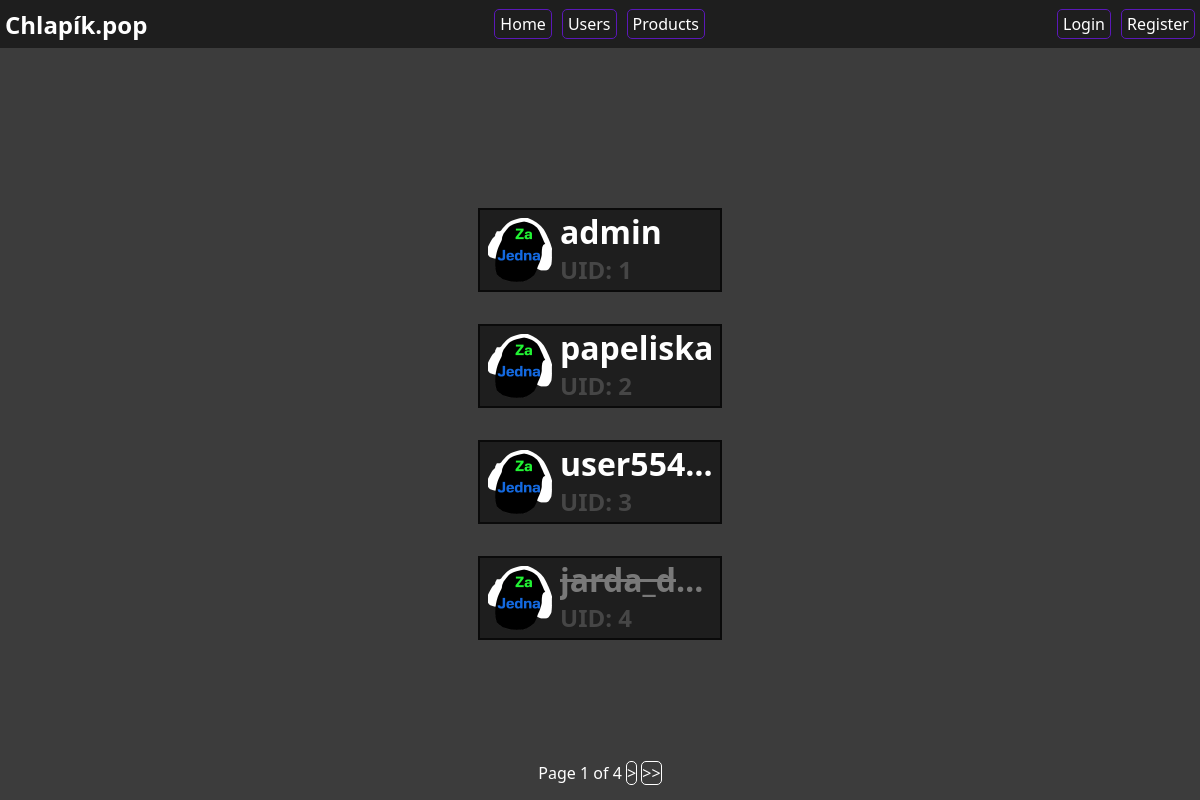
/users/, run on the app's committed database.
### user/models.py (models this page shows, shortened)
class ForumUser(AbstractBaseUser, PermissionsMixin):
    username = models.CharField(max_length=32, unique=True)
    email = models.EmailField(default="default@ema.il")
    hasVerifiedEmail = models.BooleanField(default=False)
    date_joined = models.DateTimeField(default=timezone.now)
    invite_created_by_user = models.ForeignKey(ForumInvite, on_delete=models.SET_NULL, default=None, null=True)
    invited_by = models.IntegerField(default=0)
    created_invites = models.IntegerField(default=0)
    used_invites = models.IntegerField(default=0)
    is_active = models.BooleanField(default=True)
    is_staff = models.BooleanField(default=False)
    is_superuser = models.BooleanField(default=False)
    is_banned = models.BooleanField(default=False)
    banned_until = models.DateTimeField(default=timezone.now)
    ban_message = models.CharField(max_length=500, default="")
    USERNAME_FIELD = "username"
    REQUIRED_FIELDS = ["email"]
    objects = ForumUserManager()

### user/views/users.py (the view)
# urls.py: path("users/", users.UsersListView.as_view(), name="users"),
class UsersListView(ListView):
    model = ForumUser
    template_name = "users.html"
    context_object_name = "my_users"
    paginate_by = 4
    def get_queryset(self):
        return ForumUser.objects.all()

### user/templates/users.html (shortened to what this page needs)
{% extends "master.html" %}
{% load static %}
{% block headcontent %}
<link rel="stylesheet" href="{% static 'css/users.css' %}">
{% endblock %}
{% block content %}
<div id="users-content">
{% for user in my_users %}
    <a class="users-profile" href="{% url 'profile' uid=user.id %}">
        <img src="{% static 'img/user.png' %}">
        <div class="users-profile-info">
        {% if user.is_banned %}
            <h1 class="users-profile-banned">{{ user.get_username }}</h1>
        {% else %}
            <h1>{{ user.get_username }}</h1>
        {% endif %}
            <h2>UID: {{ user.id }}</h2>
        </div>
    </a>
{% endfor %}
    <div class="pagination">
        <span class="step-links">
            <span class="current">
                Page {{ page_obj.number }} of {{ page_obj.paginator.num_pages }}
            </span>
        {% if page_obj.has_next %}
            <a href="?page={{ page_obj.next_page_number }}">></a>
            <a href="?page={{ page_obj.paginator.num_pages }}">>></a>
        {% endif %}
        </span>
    </div>
</div>
{% endblock %}

### core/templates/master.html (shortened to what this page needs)
{% load static %}
<!DOCTYPE html>
<html>
    <head>
        <link rel="stylesheet" href="{% static 'css/master.css' %}">
        {% block headcontent %}
        {% endblock %}
    </head>
    <body>
        {% include "header.html" %}
        <div id="master-content">
            {% block content %}
            {% endblock %}
        </div>
    </body>
</html>

### core/templates/header.html (shortened to what this page needs)
{% load static %}
<header>
    <nav id="header-nav">
        <h1>Chlapík.pop</h1>
        <ul>
            <li>
                <a href="{% url 'home' %}">Home</a>
            </li>
            <li>
                <a href="{% url 'users' %}">Users</a>
            </li>
            <li>
                <a href="{% url 'products' %}">Products</a>
            </li>
        </ul>
        {% if user.is_authenticated %}
            <div id="header-profile">
                <a href="javascript:void(0)" onclick="ToggleSidebar()">
                    <img src="{% static 'img/user.png' %}" id="header-pfp">
                    {{ user.get_username }}
                    <p id="profile-sidebar-btn"><</p>
                </a>
            </div>
        {% else %}
            <ul>
                <li>
                    <a href="{% url 'login' %}">Login</a>
                </li>
                <li>
                    <a href="{% url 'register' %}">Register</a>
                </li>
            </ul>
        {% endif %}
    </nav>
</header>

### core/templates/footer.html (shortened to what this page needs)
{% load static %}

### static/css/master.css (style rules this page uses)
body { margin: 0; height: 100vh; color: white; font-family: 'Segoe UI', Tahoma, Geneva, Verdana, sans-serif; }
header { width: 100%; max-height: 3em; height: 3em; background-color: rgb(30, 30, 30); }
header h1 { margin: 0; padding-left: 5px; }
header nav { height: 100%; max-height: 100%; display: flex; align-items: center; justify-content: space-between; }
header nav a { display: flex; align-items: center; height: 100%; color: white; text-decoration: none; }
header nav ul { margin: 0; padding: 0; height: 100%; padding-left: 5px; list-style: none; display: flex; align-items: center; }
header nav ul li { height: 60%; padding-left: 5px; padding-right: 5px; margin-left: 5px; margin-right: 5px; transition: 0.3s; border-radius: 5px; border: 1px solid rgb(91, 24, 184); }
#master-content { width: 100%; min-height: calc(100vh - 3em); height: calc(100vh - 3em); background-color: rgb(60, 60, 60); }

### static/css/users.css (style rules this page uses)
#users-content { display: flex; flex-direction: column; justify-content: center; align-items: center; width: 100%; height: 100%; }
.users-profile { display: flex; min-width: 15em; height: 5em; width: 15%; margin-top: 1em; margin-bottom: 1em; text-decoration: none; color: white; background-color: rgb(30, 30, 30); border-style: solid; border-color: rgb(10, 10, 10); border-width: 2px; }
.users-profile img { margin-top: 0.5em; margin-left: 0.5em; margin-right: 0.5em; height: 4em; aspect-ratio: 1 / 1; }
.users-profile-info { height: 100%; width: calc(100% - 5em); }
.users-profile-info h1 { margin: 0; text-overflow: ellipsis; overflow: hidden; white-space: nowrap; }
.users-profile-info h2 { margin: 0; color: rgb(70, 70, 70); }
.users-profile-banned { color: rgb(121, 121, 121); text-decoration: line-through; }
.pagination { position: fixed; bottom: 0; margin-bottom: 1em; }
.pagination a { color: white; text-decoration: none; border-radius: 5px; border: 1px solid white; }

### data on the page
ForumUser: get_username "admin", id "1"
ForumUser: get_username "papeliska", id "2"
ForumUser: get_username "user554…", id "3"
ForumUser: get_username "jarda_d…", id "4"

### other printed values
{{ page_obj.number }} "1"
{{ page_obj.paginator.num_pages }} "4"
